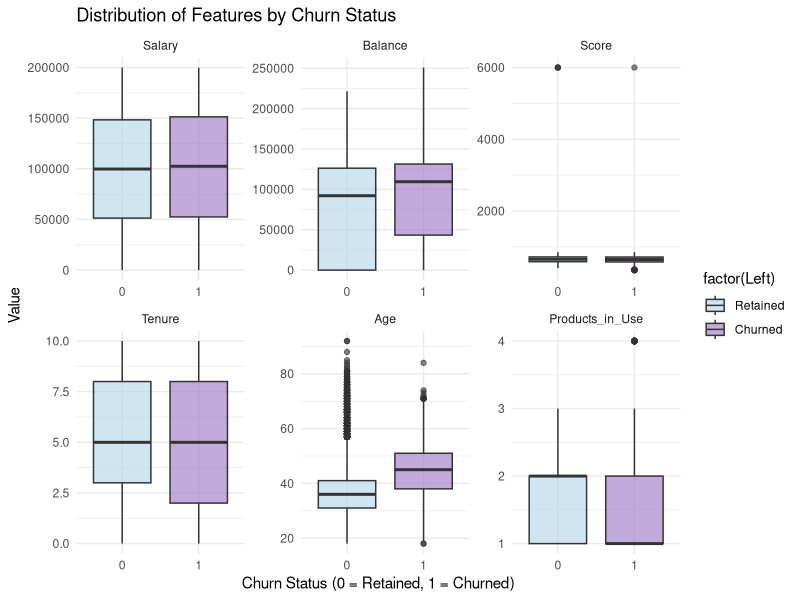
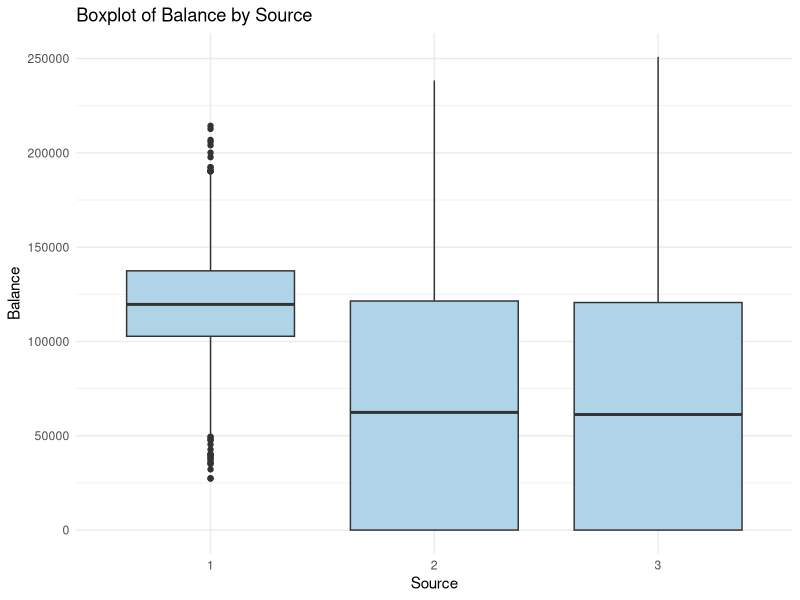
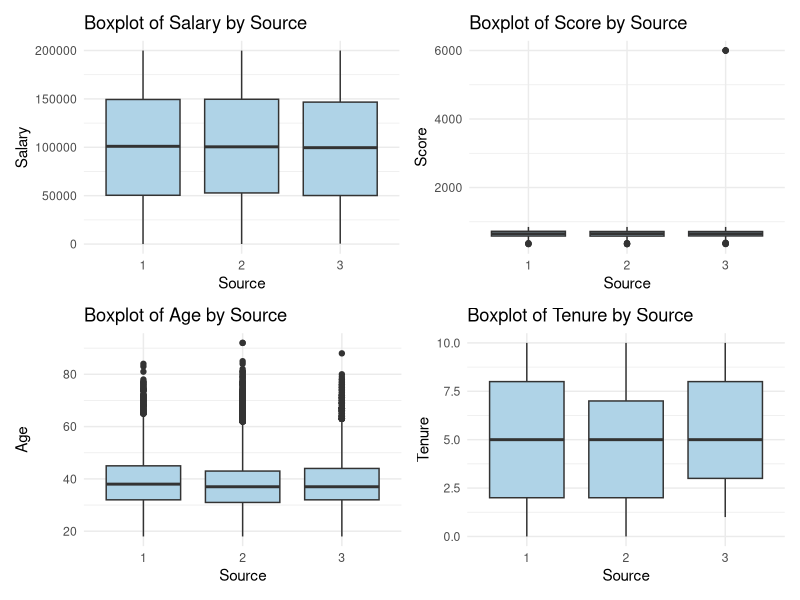
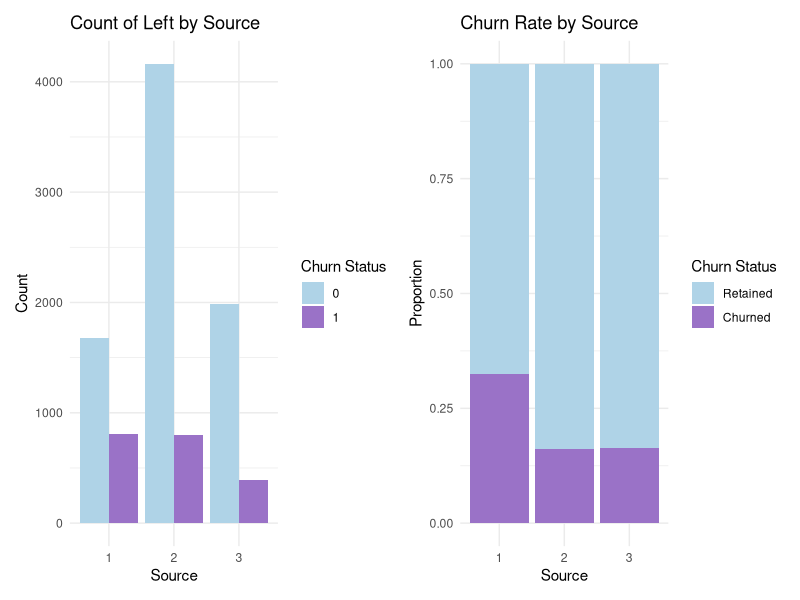
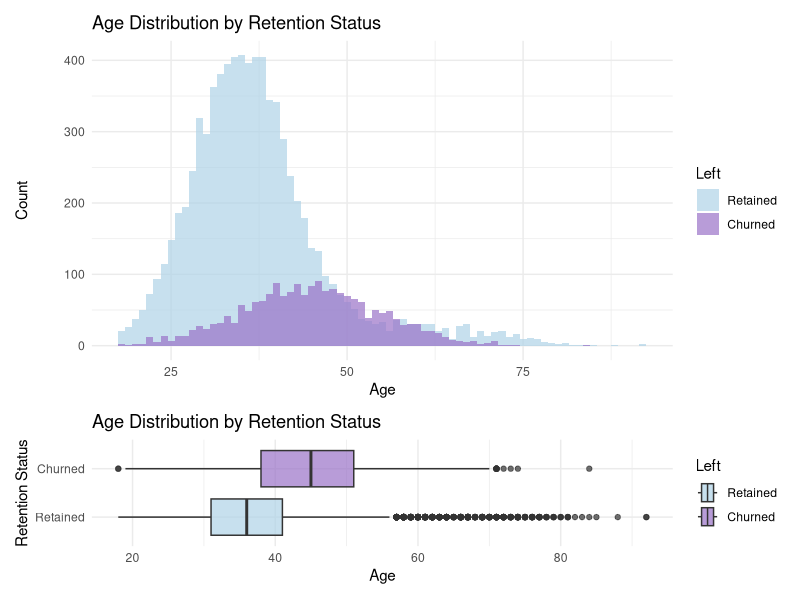
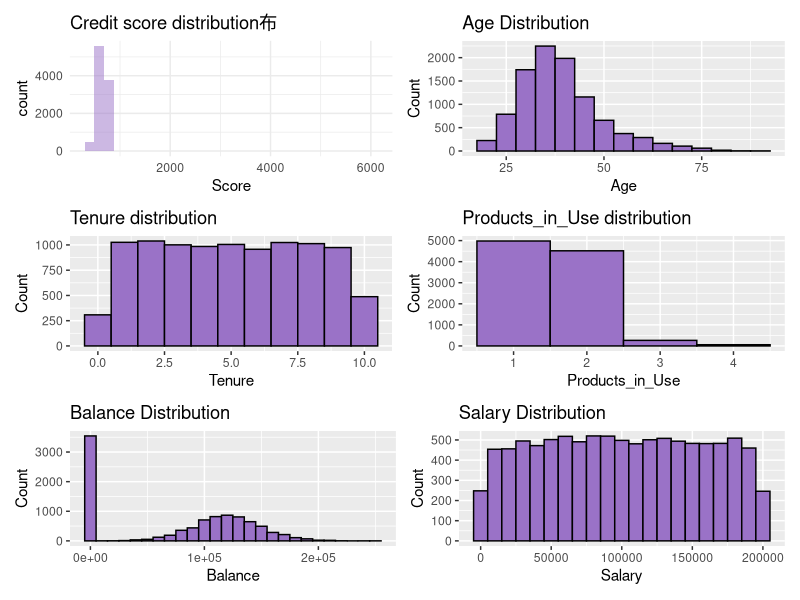
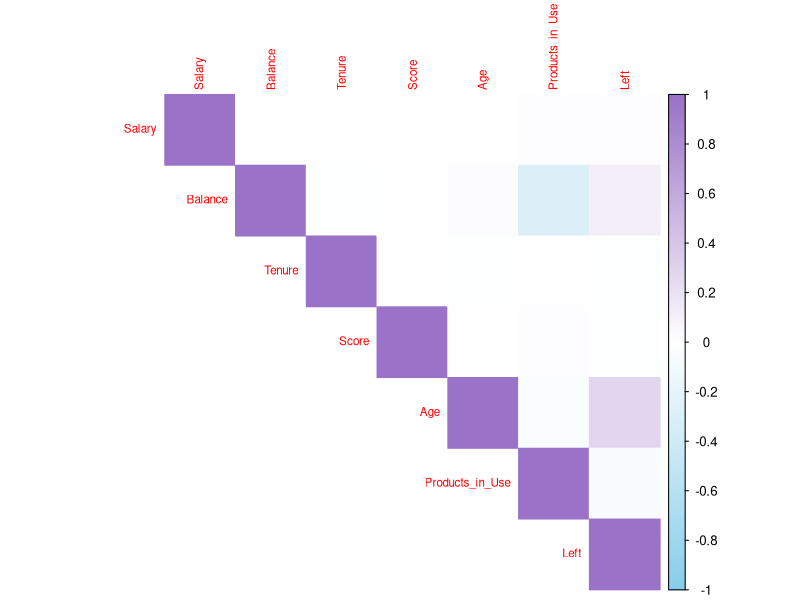
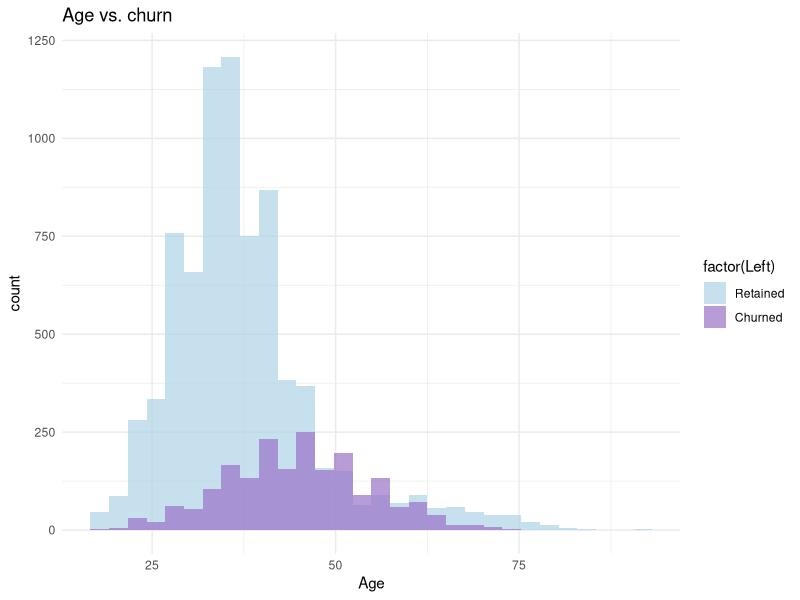

Reproduce these figures in R, in order.
## ---- chunk 1
# Install the necessary packages (if not already installed)
# install.packages("ggplot2")
# install.packages("dplyr")
# install.packages("tidyr")
# install.packages("corrplot")

# Loading libraries
library(ggplot2)
library(patchwork)
library(reshape2)  
library(dplyr)
library(tidyr)
library(corrplot)
## ---- chunk 2
# Reading CSV files
data <- read.csv("output.csv")
# Handling of missing values 
#data <- data %>% drop_na()   
# Check for duplicate lines
#data <- data %>% distinct()  
## ---- chunk 3
# descriptive statistics
#summary(data)
# Select the desired variable
df_selected <- data %>% select(Salary, Balance, Tenure, Score, Age, Products_in_Use)

# Calculate mean, median, standard deviation, etc. for numeric variables
df_selected %>% summarise(across(where(is.numeric), list(mean = mean, median = median, sd = sd)))

## ---- chunk 4

# Select the desired variable
df_selected <- data %>% select(Salary, Balance, Score, Tenure, Age, Products_in_Use, Left)

#  Conversion of data formats (long format)
df_long <- melt(df_selected, id.vars = "Left")

# Draw Facet Grid 
ggplot(df_long, aes(x = factor(Left), y = value, fill = factor(Left))) +
  geom_boxplot(alpha = 0.6) +
  facet_wrap(~ variable, scales = "free") +   
  scale_fill_manual(values = c("#AFD3E7", "#9A72C7"), labels = c("Retained", "Churned")) +
  labs(title = "Distribution of Features by Churn Status",
       x = "Churn Status (0 = Retained, 1 = Churned)",
       y = "Value") +
  theme_minimal()
## ---- chunk 5
ggplot(data, aes(x = as.factor(Source), y = Balance)) +
  geom_boxplot(fill = "#AFD3E7") +
  labs(title = "Boxplot of Balance by Source",
       x = "Source",
       y = "Balance") +
  theme_minimal()

p1 <- ggplot(data, aes(x = as.factor(Source), y = Salary)) +
  geom_boxplot(fill = "#AFD3E7") +
  labs(title = "Boxplot of Salary by Source",
       x = "Source",
       y = "Salary") +
  theme_minimal()

p2 <- ggplot(data, aes(x = as.factor(Source), y = Score)) +
  geom_boxplot(fill = "#AFD3E7") +
  labs(title = "Boxplot of Score by Source",
       x = "Source",
       y = "Score") +
  theme_minimal()

p3 <- ggplot(data, aes(x = as.factor(Source), y = Age)) +
  geom_boxplot(fill = "#AFD3E7") +
  labs(title = "Boxplot of Age by Source",
       x = "Source",
       y = "Age") +
  theme_minimal()

p4 <- ggplot(data, aes(x = as.factor(Source), y = Tenure)) +
  geom_boxplot(fill = "#AFD3E7") +
  labs(title = "Boxplot of Tenure by Source",
       x = "Source",
       y = "Tenure") +
  theme_minimal()

(p1 | p2) / (p3 | p4) 

## ---- chunk 6

summary_data <- data %>%
  group_by(Source, Left) %>%
  summarise(Count = n(), .groups = 'drop')

# View Statistics
#print(summary_data)

# plot
p1 <- ggplot(summary_data, aes(x = as.factor(Source), y = Count, fill = as.factor(Left))) +
  geom_bar(stat = "identity", position = "dodge") +   
  labs(title = "Count of Left by Source",
       x = "Source",
       y = "Count",
       fill = "Churn Status") +   
  scale_fill_manual(values = c("0" = "#AFD3E7", "1" = "#9A72C7")) +  
  theme_minimal()

p2 <- ggplot(summary_data, aes(x = as.factor(Source), y = Count, fill = as.factor(Left))) +
  geom_bar(stat = "identity", position = "fill") +
  scale_fill_manual(values = c("#AFD3E7", "#9A72C7"), labels = c("Retained", "Churned")) +
  labs(title = "Churn Rate by Source",
       x = "Source",
       y = "Proportion",
       fill = "Churn Status") +
  theme_minimal()
p1|p2

## ---- chunk 7
df <- data
# Convert Left to factor and add labels
df$Left <- factor(df$Left, levels = c(0, 1), labels = c("Retained", "Churned"))


# Histogram (age distribution)
hist_plot <- ggplot(df, aes(x = Age, fill = Left)) +
  geom_histogram(binwidth = 1, alpha = 0.7, position = "identity") +
  scale_fill_manual(values = c("Retained" = "#AFD3E7", "Churned" = "#9A72C7")) +
  labs(title = "Age Distribution by Retention Status",
       x = "Age",
       y = "Count") +
  theme_minimal()


# Box plot (age distribution)
box_plot <- ggplot(df, aes(x = Age, y = Left, fill = Left)) +
  geom_boxplot(alpha = 0.7) +
  scale_fill_manual(values = c("Retained" = "#AFD3E7", "Churned" = "#9A72C7")) +
  labs(title = "Age Distribution by Retention Status",
       x = "Age",
       y = "Retention Status") +
  theme_minimal()


combined_plot <- hist_plot / box_plot +
  plot_layout(heights = c(3, 1))  # Adjust the height ratio of the top and bottom images

# Show charts
print(combined_plot)



## ---- chunk 8


# Credit score distribution
p1 <- ggplot(data, aes(x = Score)) + 
  geom_histogram(bins = 30, fill = "#9A72C7", alpha = 0.5) +
  theme_minimal() + ggtitle("Credit score distribution布")

# Age distribution
p2 <- ggplot(data, aes(x = Age)) +
  geom_histogram(binwidth = 5, fill = "#9A72C7", color = "black") +
  labs(title = "Age Distribution", x = "Age", y = "Count")
# Tenure distribution
p3 <- ggplot(data, aes(x = Tenure)) +
  geom_histogram(binwidth = 1, fill = "#9A72C7", color = "black") +
  labs(title = "Tenure distribution", x = "Tenure", y = "Count")

# Products_in_Use distribution
p4 <- ggplot(data, aes(x = Products_in_Use)) +
  geom_histogram(binwidth = 1, fill = "#9A72C7", color = "black") +
  labs(title = "Products_in_Use distribution", x = "Products_in_Use", y = "Count")


# Gender distribution
#p5 <- ggplot(data, aes(x = Gender, fill = Gender)) +
#  geom_bar() +
#  labs(title = "Gender Distribution", x = "Gender", y = "Count")


# Balance distribution
p6 <- ggplot(data, aes(x = Balance)) +
  geom_histogram(binwidth = 10000, fill = "#9A72C7", color = "black") +
  labs(title = "Balance Distribution", x = "Balance", y = "Count")

# Salary distribution
p7 <- ggplot(data, aes(x = Salary)) +
  geom_histogram(binwidth = 10000, fill = "#9A72C7", color = "black") +
  labs(title = "Salary Distribution", x = "Salary", y = "Count")

(p1 | p2) / (p3 | p4) /( p6| p7)

## ---- chunk 9
# Calculating Correlation
numeric_cols <- data %>% select(Salary, Balance, Tenure, Score, Age, Products_in_Use,Left)

#numeric_cols <- data %>% select(where(is.numeric))
cor_matrix <- cor(numeric_cols)
#corrplot(cor_matrix, method = "color", type = "upper", tl.cex = 0.7)
corrplot(cor_matrix, method = "color", type = "upper", tl.cex = 0.7,
         col = colorRampPalette(c("skyblue", "white", "#9A72C7"))(200))  # 从蓝到白再到红


## ---- chunk 10
# Age vs. churn
p1 <- ggplot(data, aes(x = Age, fill = factor(Left))) +
  geom_histogram(bins = 30, alpha = 0.7, position = "identity") +
  scale_fill_manual(values = c("#AFD3E7", "#9A72C7"), labels = c("Retained", "Churned")) +
  theme_minimal() + ggtitle("Age vs. churn")

p2 <- ggplot(data, aes(x = factor(Left), y = Age, fill = factor(Left))) +
  geom_boxplot(alpha = 0.6) +
  scale_fill_manual(values = c("#AFD3E7", "#9A72C7"), labels = c("Retained", "Churned")) +
  labs(title = "Age Distribution by Churn Status",
       x = "Churn Status (0 = Retained, 1 = Churned)",
       y = "Age") +
  theme_minimal()


p3 <- ggplot(data, aes(x = Age, fill = factor(Left))) +
  geom_density(alpha = 0.5) +
  scale_fill_manual(values = c("#AFD3E7", "#9A72C7"), labels = c("Retained", "Churned")) +
  labs(title = "Age Density by Churn Status",
       x = "Age",
       y = "Density") +
  theme_minimal()

p4 <- ggplot(data, aes(x = Age, fill = factor(Left))) +
  geom_bar(position = "fill") +
  scale_fill_manual(values = c("#AFD3E7", "#9A72C7"), labels = c("Retained", "Churned")) +
  labs(title = "Churn Rate by Age",
       x = "Age",
       y = "Proportion",
       fill = "Churn Status") +
  theme_minimal()

p1
p2
p3
p4
(p1 | p2) / (p3 | p4) 

## ---- chunk 11
#Salary, Balance, Tenure, Score, Age, Products_in_Use,Left

# Salary vs. churn
p1 <- ggplot(data, aes(x = Salary, fill = factor(Left))) +
  geom_histogram(bins = 25, alpha = 0.7, position = "identity") +
  scale_fill_manual(values = c("#AFD3E7", "#9A72C7"), labels = c("Retained", "Churned")) +
  theme_minimal() + ggtitle("Salary vs. churn")

p2 <- ggplot(data, aes(x = factor(Left), y = Salary, fill = factor(Left))) +
  geom_boxplot(alpha = 0.6) +
  scale_fill_manual(values = c("#AFD3E7", "#9A72C7"), labels = c("Retained", "Churned")) +
  labs(title = "Salary Distribution by Churn Status",
       x = "Churn Status (0 = Retained, 1 = Churned)",
       y = "Salary") +
  theme_minimal()




p3 <- ggplot(data, aes(x = Salary, fill = factor(Left))) +
  geom_density(alpha = 0.5) +
  scale_fill_manual(values = c("#AFD3E7", "#9A72C7"), labels = c("Retained", "Churned")) +
  labs(title = "Salary Density by Churn Status",
       x = "Salary",
       y = "Density") +
  theme_minimal()

 
data$Salary_Bin <- cut(data$Salary, breaks = seq(0, max(data$Salary, na.rm = TRUE), by = 10000), right = FALSE)
breaks_index <- seq(1, max(1, length(unique(data$Balance_Bin))), by = 2)
scale_x_discrete(breaks = unique(data$Balance_Bin)[breaks_index])

p4 <- ggplot(data, aes(x = Salary_Bin, fill = factor(Left))) +
  geom_bar(position = "fill") +  
  scale_fill_manual(values = c("#AFD3E7", "#9A72C7"), labels = c("Retained", "Churned")) +
  labs(title = "Churn Rate by Salary",
       x = "Salary",
       y = "Proportion",
       fill = "Churn Status") +
  theme_minimal() +
  theme(axis.text.x = element_text(angle = 45, hjust = 1)) + # Rotate x-axis labels to prevent overlap
  scale_x_discrete(breaks = unique(data$Balance_Bin)[breaks_index])
(p1 |p2)/ (p3|p4)
  #scale_x_discrete(breaks = unique(data$Balance_Bin)[seq(1, length(unique(data$Balance_Bin)), by = 2)])  # Show only some of the labels
## ---- chunk 12
#Salary, Balance, Tenure, Score, Age, Products_in_Use,Left

# Balance vs. churn
p1 <- ggplot(data, aes(x = Balance, fill = factor(Left))) +
  geom_histogram(bins = 25, alpha = 0.7, position = "identity") +
  scale_fill_manual(values = c("#AFD3E7", "#9A72C7"), labels = c("Retained", "Churned")) +
  theme_minimal() + ggtitle("Balance vs. churn")

p2 <- ggplot(data, aes(x = factor(Left), y = Balance, fill = factor(Left))) +
  geom_boxplot(alpha = 0.5) +
  scale_fill_manual(values = c("#AFD3E7", "#9A72C7"), labels = c("Retained", "Churned")) +
  labs(title = "Balance Distribution by Churn Status",
       x = "Churn Status (0 = Retained, 1 = Churned)",
       y = "Balance") +
  theme_minimal()


p3 <- ggplot(data, aes(x = Balance, fill = factor(Left))) +
  geom_density(alpha = 0.5) +
  scale_fill_manual(values = c("#AFD3E7", "#9A72C7"), labels = c("Retained", "Churned")) +
  labs(title = "Balance Density by Churn Status",
       x = "Balance",
       y = "Density") +
  theme_minimal()

# Bin the Balance into ranges
data$Balance_Bin <- cut(data$Balance, breaks = seq(0, max(data$Balance, na.rm = TRUE), by = 10000), right = FALSE)

p4 <- ggplot(data, aes(x = Balance_Bin, fill = factor(Left))) +
  geom_bar(position = "fill") +  
  scale_fill_manual(values = c("#AFD3E7", "#9A72C7"), labels = c("Retained", "Churned")) +
  labs(title = "Churn Rate by Balance",
       x = "Balance",
       y = "Proportion",
       fill = "Churn Status") +
  theme_minimal() +
  theme(axis.text.x = element_text(angle = 45, hjust = 1)) + # Rotate x-axis labels to prevent overlap
  scale_x_discrete(breaks = unique(data$Balance_Bin)[seq(1, length(unique(data$Balance_Bin)), by = 2)])  # Show only some of the labels
#p1
#p2
#p3

(p1 | p3)
(p2 | p4)

## ---- chunk 13
#Salary, Balance, Tenure, Score, Age, Products_in_Use,Left

# Tenure vs. churn
p1 <- ggplot(data, aes(x = Tenure, fill = factor(Left))) +
  geom_histogram( alpha = 0.7, position = "identity") +
  scale_fill_manual(values = c("#AFD3E7", "#9A72C7"), labels = c("Retained", "Churned")) +
  theme_minimal() + ggtitle("Tenure vs. churn")

p2 <- ggplot(data, aes(x = factor(Left), y = Tenure, fill = factor(Left))) +
  geom_boxplot(alpha = 0.7) +
  scale_fill_manual(values = c("#AFD3E7", "#9A72C7"), labels = c("Retained", "Churned")) +
  labs(title = "Tenure by Churn Status",
       x = "Churn Status (0 = Retained, 1 = Churned)",
       y = "Tenure") +
  theme_minimal()


p3 <- ggplot(data, aes(x = Tenure, fill = factor(Left))) +
  geom_density(alpha = 0.5) +
  scale_fill_manual(values = c("#AFD3E7", "#9A72C7"), labels = c("Retained", "Churned")) +
  labs(title = "Tenure Density by Churn Status",
       x = "Tenure",
       y = "Density") +
  theme_minimal()

p4 <- ggplot(data, aes(x = Tenure, fill = factor(Left))) +
  geom_bar(position = "fill") +
  scale_fill_manual(values = c("#AFD3E7", "#9A72C7"), labels = c("Retained", "Churned")) +
  labs(title = "Churn Rate by Tenure",
       x = "Tenure",
       y = "Proportion",
       fill = "Churn Status") +
  theme_minimal()

(p1 | p4) /(p3 | p2)
## ---- chunk 14
#Salary, Balance, Tenure, Score, Age, Products_in_Use,Left

# Score vs. churn
p1 <- ggplot(data, aes(x = Score, fill = factor(Left))) +
  geom_histogram(bins = 25, alpha = 0.7, position = "identity") +
  scale_fill_manual(values = c("#AFD3E7", "#9A72C7"), labels = c("Retained", "Churned")) +
  theme_minimal() + ggtitle("Score vs. churn")

p2 <- ggplot(data, aes(x = factor(Left), y = Score, fill = factor(Left))) +
  geom_boxplot(alpha = 0.7) +
  scale_fill_manual(values = c("#AFD3E7", "#9A72C7"), labels = c("Retained", "Churned")) +
  labs(title = "Score Distribution by Churn Status",
       x = "Churn Status (0 = Retained, 1 = Churned)",
       y = "Score") +
  theme_minimal()


p3 <- ggplot(data, aes(x = Score, fill = factor(Left))) +
  geom_density(alpha = 0.5) +
  scale_fill_manual(values = c("#AFD3E7", "#9A72C7"), labels = c("Retained", "Churned")) +
  labs(title = "Score Density by Churn Status",
       x = "Score",
       y = "Density") +
  theme_minimal()



data <- data %>%
  mutate(Score_Binned = cut(Score, breaks = 20))  # 这里可以调整 `breaks` 以控制分箱数量

# 画图
p4 <- ggplot(data, aes(x = Score_Binned, fill = factor(Left))) +
  geom_bar(position = "fill") +  # 让每个 Score_Binned 里的数据按比例展示
  scale_fill_manual(values = c("#AFD3E7", "#9A72C7"), labels = c("Retained", "Churned")) +
  labs(title = "Churn Rate by Score",
       x = "Score (Binned)",
       y = "Proportion",
       fill = "Churn Status") +
  theme_minimal() +
  theme(axis.text.x = element_text(angle = 45, hjust = 1))  # 旋转 x 轴标签，防止重叠

(p1 | p4) /(p3 | p2)

## ---- chunk 15
#Salary, Balance, Tenure, Score, Age, Products_in_Use,Left

 

p1 <- ggplot(data, aes(x = Products_in_Use, fill = factor(Left))) +
  geom_density(alpha = 0.5) +
  scale_fill_manual(values = c("#AFD3E7", "#9A72C7"), labels = c("Retained", "Churned")) +
  labs(title = "Products_in_Use Density by Churn Status",
       x = "Salary",
       y = "Density") +
  theme_minimal()

p2 <- ggplot(data, aes(x = Products_in_Use, fill = factor(Left))) +
  geom_bar(position = "fill") +
  scale_fill_manual(values = c("#AFD3E7", "#9A72C7"), labels = c("Retained", "Churned")) +
  labs(title = "Churn Rate by Products_in_Use",
       x = "Products_in_Use",
       y = "Proportion",
       fill = "Churn Status") +
  theme_minimal()
(p1 / p2)
## ---- chunk 16
# gender vs. churn
#ggplot(data, aes(x = Gender, fill = factor(Left))) +
#  geom_bar(position = "stack") +
#  scale_fill_manual(values = c("red", "blue"), labels = c("Retained", "Churned")) +
#  labs(title = "Churn Distribution by Gender",
#       x = "Gender",
#       y = "Count",
#       fill = "Churn Status") +
#  theme_minimal()

p1 <- ggplot(data, aes(x = Gender, fill = factor(Left))) +
  geom_bar(position = "dodge") +
  scale_fill_manual(values = c("#AFD3E7", "#9A72C7"), labels = c("Retained", "Churned")) +
  labs(title = "Churn Distribution by Gender",
       x = "Gender",
       y = "Count",
       fill = "Churn Status") +
  theme_minimal()

p2 <- ggplot(data, aes(x = Gender, fill = factor(Left))) +
  geom_bar(position = "fill") +
  scale_fill_manual(values = c("#AFD3E7", "#9A72C7"), labels = c("Retained", "Churned")) +
  labs(title = "Churn Rate by Gender",
       x = "Gender",
       y = "Proportion",
       fill = "Churn Status") +
  theme_minimal()
p1|p2
